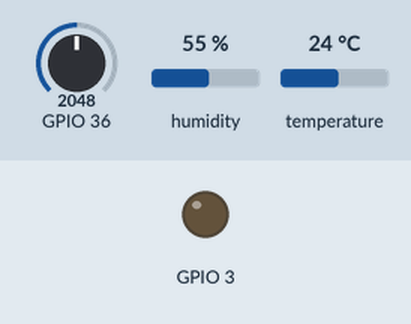
Simulated run of this program. Board: ESP32 board running MicroPython. On the bench: output pins drawn as LEDs (lit = HIGH). The inputs (shaded band) are chosen by the test bench; at power-on: GPIO 36 = 2048, humidity 55 %, temperature 24 °C (analog values on the 0–4095 scale). WiFi joins after 1.5 s; the clock reads 2024-03-15 10:24:30 at power-on unless the program sets it; an e-paper refresh takes a nominal 2 s (0.4 s partial, 12 s with colour); library files of the repository ran but are not shown: framebuf2.py, epaper7in5b.py, __init__.py; pins used as bus, display or sensor lines are not drawn; what the program prints to the serial console is not drawn.

Above: at 0.2 s.
Timing chart, 0 to 1.7 s (numbered marks = the images above):
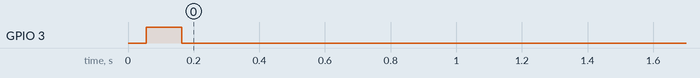

Measured:
- by itself, GPIO 3: LOW → HIGH at 0.06 s, → LOW 0.11 s later

The program:

debug.py
```python
"""
硬件调试脚本

测试所有硬件功能：
- 墨水屏显示
- 网络连接
- 时间同步
- 传感器读取
- 电池电量
- 内存使用
"""

import system.hardware as hw
import system.network as net
import system.sensor as sensor
import system.power as pwr
import utime
import gc
from lib.framebuf2 import FrameBuffer, MHMSB
from lib.epaper7in5b import black, white


def test_memory():
    """测试内存使用情况"""
    print("\n=== Memory Test ===")
    gc.collect()
    free_mem = gc.mem_free()
    print(f"Free memory: {free_mem} bytes ({free_mem // 1024} KB)")


def test_battery():
    """测试电池电量"""
    print("\n=== Battery Test ===")
    from machine import Pin
    pwr_en = Pin(25, Pin.OUT)
    pwr_en.value(1) # Enable
    utime.sleep_ms(50)

    voltage = pwr.read_battery_voltage()

    pwr_en.value(0) # Disable
    Pin(25, Pin.IN)

    if voltage:
        percentage = pwr.get_battery_percentage(voltage)
        print(f"Battery voltage: {voltage:.2f}V")
        print(f"Battery percentage: {percentage}%")
    else:
        print("Battery read failed")


def test_sensor():
    """测试温湿度传感器"""
    print("\n=== Sensor Test ===")

    if sensor.init_sensor():
        temp, humi = sensor.read_sensor()
        if temp is not None:
            print(f"Temperature: {temp:.1f}°C")
            print(f"Humidity: {humi:.1f}%")
            print("Sensor type: SHT30")
        else:
            print("Sensor read failed")
        sensor.cleanup()
    else:
        print("Sensor not available")


def test_display():
    """测试墨水屏显示"""
    print("\n=== Display Test ===")

    print("1. Initializing Display...")
    epd = hw.init_display()
    buf = hw.get_buffer()

    print("2. Clearing Screen...")
    epd.clear_screen()

    print("3. Drawing Test Pattern...")
    fb = FrameBuffer(buf, epd.width, epd.height, MHMSB)

    fb.fill(white)
    fb.text("DEBUG MODE", 50, 50, black, size=4)
    fb.text("Hardware Test", 50, 100, black, size=3)
    fb.rect(0, 0, 800, 480, black)
    fb.line(0, 0, 800, 480, black)
    fb.line(800, 0, 0, 480, black)
    epd.write_black_layer(buf)

    fb.fill(white)
    fb.text("Yellow Layer Test", 50, 150, black, size=2)
    fb.fill_rect(400, 200, 100, 100, black)
    fb.circle(200, 300, 50, black)
    epd.write_yellow_layer(buf, refresh=True)

    print("4. Display Test Complete.")


def test_network():
    """测试网络连接"""
    print("\n=== Network Test ===")
    if net.connect_wifi():
        net.sync_time()
        print("Network Test Complete.")
    else:
        print("Network Test Failed.")


def test_wake_scheduler():
    """测试唤醒调度器"""
    print("\n=== Wake Scheduler Test ===")
    scheduler = pwr.WakeScheduler()
    wake_count = scheduler.get_wake_count()
    print(f"Wake count: {wake_count}")


def run_all_tests():
    """运行所有测试"""
    print("=" * 50)
    print("Hardware Debug Test Suite")
    print("=" * 50)

    test_memory()
    test_battery()
    test_sensor()
    test_network()
    test_display()
    test_wake_scheduler()

    print("\n" + "=" * 50)
    print("All Tests Complete")
    print("=" * 50)


if __name__ == "__main__":
    run_all_tests()
```

hardware.py
```python
from machine import Pin, SPI
from lib import epaper7in5b
import gc

# Pin Definitions
# CS: Chip Select (GPIO 5)
# DC: Data/Command (GPIO 19)
# RST: Reset (GPIO 16)
# BUSY: Busy status (GPIO 17, LOW=busy)
# SCK: Serial Clock (GPIO 18)
# MOSI: Master Out Slave In (GPIO 23)
# MISO: GPIO 12 (墨水屏只写，不使用 MISO，但 SPI 构造函数需要)

PIN_CS = 5
PIN_DC = 19
PIN_RST = 16
PIN_BUSY = 17
PIN_SCK = 18
PIN_MOSI = 23
PIN_MISO = 19

# Button Definitions
PIN_BTN_1 = None # Reset
PIN_BTN_2 = 34
PIN_BTN_3 = 35
PIN_BTN_4 = 39

# Global Buffer
# Shared buffer to save memory, sized for 800x480 resolution (1-bit depth)
_buf = None


def get_buffer():
    global _buf
    if _buf is None:
        # 分配缓冲区前先释放内存
        gc.collect()
        free_before = gc.mem_free()
        print(f"Free memory before buffer allocation: {free_before} bytes")

        # 800 * 480 / 8 = 48000 bytes
        buffer_size = epaper7in5b.EPD_WIDTH * epaper7in5b.EPD_HEIGHT // 8

        try:
            _buf = bytearray(buffer_size)
            print(f"Buffer allocated: {buffer_size} bytes")
        except MemoryError as e:
            print(f"Failed to allocate buffer: {buffer_size} bytes")
            print(f"Free memory: {gc.mem_free()} bytes")
            raise
    return _buf


def init_display():
    """Initialize and return the EPD instance."""
    try:
        cs = Pin(PIN_CS)
        dc = Pin(PIN_DC)
        rst = Pin(PIN_RST)
        busy = Pin(PIN_BUSY)

        spi = SPI(2, baudrate=20000000, polarity=0, phase=0,
                  sck=Pin(PIN_SCK), miso=Pin(12), mosi=Pin(PIN_MOSI))

        epd = epaper7in5b.EPD(spi, cs, dc, rst, busy)
        epd.init()
        return epd
    except Exception as e:
        print(f"Display initialization failed: {e}")
        raise
```

network.py
```python
import network
import utime
import ntptime
from config import WIFI_SSID, WIFI_PASSWORD

def connect_wifi(retries=10):
    """Connect to Wi-Fi with retries."""
    wlan = network.WLAN(network.STA_IF)
    wlan.active(True)

    if wlan.isconnected():
        print("WiFi already connected:", wlan.ifconfig())
        return True

    print(f"Connecting to {WIFI_SSID}...")
    wlan.connect(WIFI_SSID, WIFI_PASSWORD)

    for i in range(retries):
        if wlan.isconnected():
            print("WiFi connected:", wlan.ifconfig())
            return True
        print(".", end="")
        utime.sleep(1)

    print("\nWiFi connection failed.")
    return False


def sync_time():
    """Synchronize time using NTP."""
    print("Synchronizing time...")
    try:
        # Use Aliyun NTP server for better connectivity in CN
        ntptime.host = 'ntp.aliyun.com'
        # Adjust for UTC+8 (Beijing Time)
        # Note: ntptime.settime() normally sets UTC.
        # We can either handle offset here or in display logic.
        # Let's just set the system time to UTC first.
        ntptime.settime()

        # Apply UTC+8 offset manually to system time if needed,
        # or just verify we have correct UTC time.
        # For display ease, let's assume valid UTC and format later.
        print("Time synchronized:", utime.localtime())
        return True
    except Exception as e:
        print("Time sync failed:", e)
        return False

def fetch_content(url, timeout=10):
    """
    Fetch text content from URL.
    Returns: (content, error_msg)
    """
    import urequests
    print(f"Fetching: {url}")
    try:
        response = urequests.get(url, timeout=timeout)
        status = response.status_code
        content = response.text
        response.close()

        if status == 200:
            if not content.strip():
                return None, "Empty content"
            return content, None
        elif status == 404:
            return None, "Not Found"
        else:
            return None, f"HTTP {status}"
    except Exception as e:
        print(f"Fetch failed: {e}")
        return None, str(e)
```

sensor.py
```python
"""
传感器模块 - 简化版，只支持 SHT30

硬件配置：
- SHT30 温湿度传感器
- I2C 接口：SCL=GPIO22, SDA=GPIO21
- I2C 地址：0x44
"""

import utime
from machine import Pin, I2C

_i2c = None
_address = 0x44
_last_reading = None
_last_reading_time = 0
CACHE_DURATION = 2000

I2C_SCL = 22
I2C_SDA = 21


def init_sensor():
    """
    初始化 SHT30 传感器

    Returns:
        True 如果成功，False 如果失败
    """
    global _i2c

    try:
        _i2c = I2C(0, scl=Pin(I2C_SCL), sda=Pin(I2C_SDA), freq=100000)

        devices = _i2c.scan()
        if _address not in devices:
            print(f"SHT30 not found at address 0x{_address:02x}")
            print(f"I2C devices found: {[hex(d) for d in devices]}")
            return False

        print(f"SHT30 initialized on I2C (SCL={I2C_SCL}, SDA={I2C_SDA})")
        return True
    except Exception as e:
        print(f"SHT30 init failed: {e}")
        return False


def read_sensor(use_cache=True):
    """
    读取温湿度数据

    Args:
        use_cache: 是否使用缓存数据（避免频繁读取）

    Returns:
        (temperature, humidity) 或 (None, None) 如果读取失败
    """
    global _last_reading, _last_reading_time

    if _i2c is None:
        return None, None

    now = utime.ticks_ms()
    if use_cache and _last_reading and utime.ticks_diff(now, _last_reading_time) < CACHE_DURATION:
        return _last_reading

    try:
        # 发送测量命令（高重复性）
        _i2c.writeto(_address, b'\x2C\x06')
        utime.sleep_ms(20)

        # 读取 6 字节数据
        data = _i2c.readfrom(_address, 6)

        # 解析温度（前 2 字节）
        temp_raw = (data[0] << 8) | data[1]
        temp = -45 + (175 * temp_raw / 65535.0)

        # 解析湿度（后 2 字节，跳过 CRC）
        humi_raw = (data[3] << 8) | data[4]
        humi = 100 * humi_raw / 65535.0

        _last_reading = (temp, humi)
        _last_reading_time = now
        return temp, humi

    except Exception as e:
        print(f"Sensor read failed: {e}")
        return None, None


def cleanup():
    """释放 I2C 资源"""
    global _i2c
    if _i2c:
        del _i2c
        _i2c = None
        import gc
        gc.collect()
        print("I2C resources released")


def is_initialized():
    """检查传感器是否已初始化"""
    return _i2c is not None
```

power.py
```python
import machine
import utime
import struct

# RTC Memory Layout
# We use RTC memory to persist state across deep sleep cycles.
# - Magic Header (4 bytes): To verify valid data
# - Task State (variable): Application specific state

RTC_MAGIC = 0xDEADBEEF

# Battery Measurement Pins
PIN_BAT_ADC = 36
PIN_BAT_PWR_EN = 25


def deep_sleep(seconds):
    """Enter deep sleep for the specified number of seconds."""
    print(f"Entering deep sleep for {seconds} seconds...")
    # Configure wake up source
    machine.deepsleep(seconds * 1000)


def restart():
    """Soft reset the device."""
    machine.soft_reset()


def is_cold_boot():
    """Check if the device started from a complete power-off state."""
    return machine.wake_reason() != machine.DEEPSLEEP_RESET


class StateManager:
    """Manage persistent state in RTC memory."""
    def __init__(self):
        self.rtc = machine.RTC()

    def save(self, data):
        """Save bytes to RTC memory."""
        self.rtc.memory(data)

    def load(self):
        """Load bytes from RTC memory."""
        return self.rtc.memory()

    def clear(self):
        """Clear RTC memory."""
        self.rtc.memory(b'')


def read_battery_info(adc_pin=PIN_BAT_ADC, pwr_en_pin=PIN_BAT_PWR_EN, attenuation=machine.ADC.ATTN_11DB):
    """
    获取详细的电池信息

    Returns:
        dict: {'v_bat': 计算后的电池电压, 'v_raw': ADC 处的原始电压}
    """
    try:
        from machine import ADC, Pin

        # 1. 开启分压电路电源
        pwr_en = Pin(pwr_en_pin, Pin.OUT)
        pwr_en.value(1)

        # 2. 初始化 ADC (对齐 test_adc.py 逻辑)
        p = Pin(adc_pin, Pin.IN)
        adc = ADC(p)
        adc.atten(attenuation)
        adc.width(machine.ADC.WIDTH_12BIT)

        # 3. 预热与采样
        utime.sleep_ms(20) # 等待电路稳定
        for _ in range(5): # 预读取
            adc.read()
            utime.sleep_ms(5)

        total = 0
        samples = 30
        for _ in range(samples):
            total += adc.read()
            utime.sleep_ms(2)
        raw_value = total / samples

        # 4. 关闭分压电路电源以省电
        pwr_en.value(0)
        # 设为输入高阻态避免漏电
        Pin(pwr_en_pin, Pin.IN)

        # 5. 计算电压 (原始 ADC 0-3.6V)
        v_raw = (raw_value / 4095.0) * 3.6
        v_bat = v_raw * 4.0 # 分压比系数

        return {'v_bat': v_bat, 'v_raw': v_raw}
    except Exception as e:
        print(f"Battery read failed: {e}")
        return {'v_bat': None, 'v_raw': None}


def read_battery_voltage(adc_pin=36, attenuation=machine.ADC.ATTN_11DB):
    """保持兼容性的旧接口"""
    return read_battery_info(adc_pin, attenuation)['v_bat']


def get_battery_percentage(voltage):
    """
    根据电压计算电池电量百分比

    电池配置：2S 锂电池（两节串联）
    - 充满：8.4V (4.2V × 2)
    - 标称：7.4V (3.7V × 2)
    - 放空：6.0V (3.0V × 2)

    Args:
        voltage: 电池电压（伏特）

    Returns:
        电量百分比 (0-100)
    """
    if voltage is None:
        return None

    # 2S 锂电池电压范围
    MIN_VOLTAGE = 6.0   # 放空电压
    MAX_VOLTAGE = 8.4   # 充满电压

    if voltage >= MAX_VOLTAGE:
        return 100
    elif voltage <= MIN_VOLTAGE:
        return 0
    else:
        # 线性插值计算电量，保留一位小数
        percentage = (voltage - MIN_VOLTAGE) / (MAX_VOLTAGE - MIN_VOLTAGE) * 100
        return max(0.0, min(100.0, round(percentage, 1)))


class WakeScheduler:
    """深度睡眠唤醒调度器"""

    def __init__(self):
        self.state_mgr = StateManager()

    def get_wake_count(self):
        """获取唤醒次数"""
        try:
            data = self.state_mgr.load()
            if len(data) >= 8:
                magic, count = struct.unpack('II', data[:8])
                if magic == RTC_MAGIC:
                    return count
        except:
            pass
        return 0

    def increment_wake_count(self):
        """增加唤醒次数"""
        count = self.get_wake_count() + 1
        data = struct.pack('II', RTC_MAGIC, count)
        self.state_mgr.save(data)
        return count

    def reset_wake_count(self):
        """重置唤醒次数"""
        data = struct.pack('II', RTC_MAGIC, 0)
        self.state_mgr.save(data)

    def schedule_next_wake(self, default_interval=300):
        """
        调度下一次唤醒，对齐到指定的分钟时刻（如每 5 分钟）
        """
        from config import ALIGN_MINUTES, TIMEZONE_OFFSET
        self.increment_wake_count()

        try:
            # 获取当前时间（已通过 ntp 同步）
            now = utime.time()
            # 调节到本地时间进行计算比较直观
            local_now = now + (TIMEZONE_OFFSET * 3600)
            tm = utime.localtime(local_now)

            # 计算距离下一个整 5 分钟还有多少秒
            current_min = tm[4]
            current_sec = tm[5]

            passed_seconds_in_interval = (current_min % ALIGN_MINUTES) * 60 + current_sec
            sleep_seconds = (ALIGN_MINUTES * 60) - passed_seconds_in_interval

            # 基础保护：如果剩下时间太短（比如 < 10s），则跳到下一个周期
            if sleep_seconds < 10:
                sleep_seconds += ALIGN_MINUTES * 60

            print(f"Aligning wake: Current {tm[3]:02d}:{tm[4]:02d}:{tm[5]:02d}, Sleep {sleep_seconds}s")
            deep_sleep(sleep_seconds)
        except Exception as e:
            print(f"Schedule alignment failed: {e}, using default {default_interval}s")
            deep_sleep(default_interval)
```

config.py
```python
# Wi-Fi Configuration
WIFI_SSID = '数据传送站'
WIFI_PASSWORD = 'hello123'

# KV Service Configuration
KV_BASE_URL = 'https://mem-kv.bitsflow.org/dashboard/'
ALIGN_MINUTES = 60

# Time Configuration
TIMEZONE_OFFSET = 8  # Beijing Time (UTC+8)

# Power Configuration
DEEP_SLEEP_ENABLED = True

# 统一字体支持（16×16 中英文）
ENABLE_UNIFIED_FONT = True
UNIFIED_FONT_FILE = 'unified_font.bin'
```
